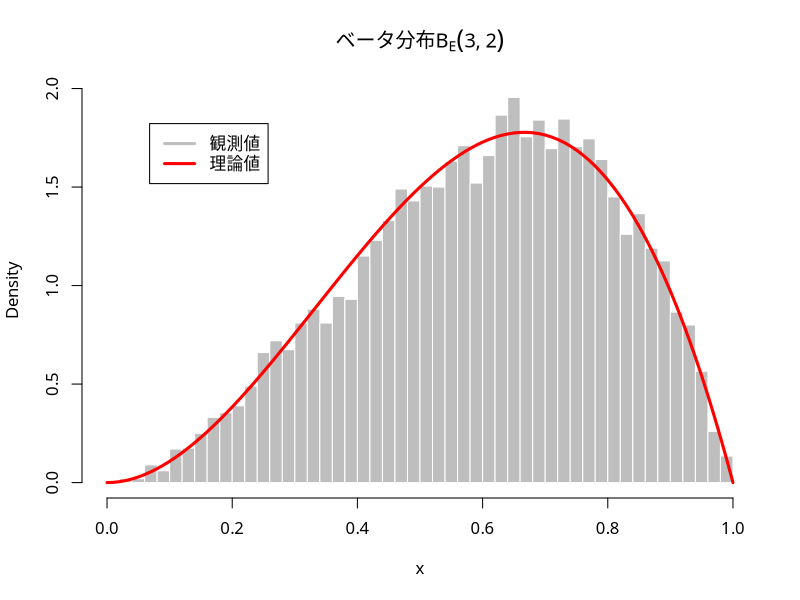

Here is the R script that generated this plot:
### ベータ分布
set.seed(5678) # 乱数の初期値を指定
rbeta(10,0.5,0.5) # パラメータ0.5,0.5のベータ分布(10個)
## 統計的性質の確認
a <- 3
b <- 2
x <- rbeta(10000, a, b)
mean(x) # a/(a+b)=0.6に近い(大数の法則)
par(family="HiraginoSans-W4") # 日本語フォントの指定
hist(x, breaks=50, freq=FALSE, # 密度表示
     col="gray", border="white", 
     main=bquote(paste("ベータ分布",B[E](.(a),.(b))))) 
curve(dbeta(x, a, b), # 確率密度関数(理論)
      add=TRUE, col="red", lwd=3) 
legend("topleft", inset=0.1,
       legend=c("観測値", "理論値"), 
       col=c("gray", "red"), lwd=3)
